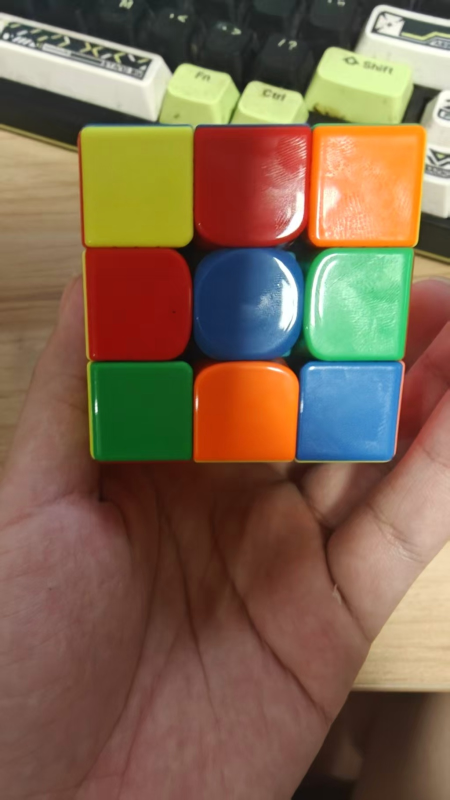
#> input picture 魔方拍照解/tests/fixtures/vision/initial-1/B.jpg, 900 x 1600 px (shown at 1/2 size)
$ python -i vision.py   (imports and definitions only)   (older library calls are emulated)
#> lines starting #> are read from the running program, lines starting #| are printed output that depends on the picture; after the words box and inside, x2 and y2 are one past the last pixel; in counts of white or black regions, pixels touching at a corner belong together
#> further down, picture is the input picture: shape (1600, 900, 3); mean B, G, R 78.4, 101.7, 127.2
from __future__ import annotations

import base64
from dataclasses import dataclass

import cv2
import numpy as np


class ImageDetectionError(ValueError):
    pass


@dataclass(frozen=True)
class FaceDetection:
    corners: list[list[float]]
    confidence: int
    method: str
    score: float


# [52 lines left out: functions assess_detected_face_quality, decode_data_url, not called in this run]


def detect_cube_face(image: np.ndarray, grid_size: int = 3) -> FaceDetection | None:
    candidates = detect_cube_face_candidates(image, grid_size=grid_size, limit=1)
    return candidates[0] if candidates else None


def detect_cube_face_candidates(
    image: np.ndarray,
    grid_size: int = 3,
    *,
    limit: int = 3,
) -> list[FaceDetection]:
#> called with grid_size = 3, limit = 1
    if image.ndim != 3 or image.shape[2] != 3:
        raise ImageDetectionError("图片必须是彩色图像")
    if grid_size not in (2, 3):
        raise ImageDetectionError("只支持二阶或三阶魔方")

    original_height, original_width = image.shape[:2]
    scale = min(1.0, 1100.0 / max(original_width, original_height))
    if scale < 1:
        working = cv2.resize(
            image,
            (round(original_width * scale), round(original_height * scale)),
            interpolation=cv2.INTER_AREA,
        )
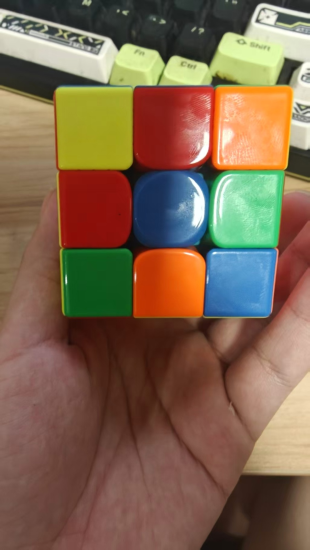
#> working: shape (1100, 619, 3) (shown at 1/2 size); mean B, G, R 78.4, 101.7, 127.2
    else:
        working = image.copy()

    height, width = working.shape[:2]
    image_area = float(width * height)
    minimum_side = min(width, height)
    gray = cv2.cvtColor(working, cv2.COLOR_BGR2GRAY)
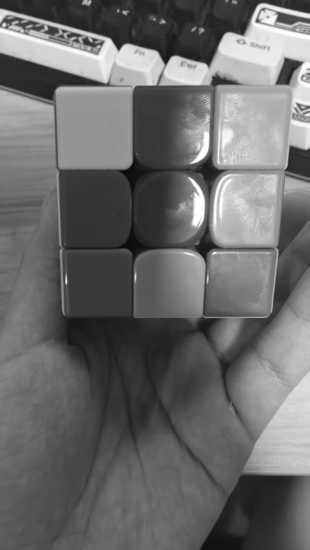
#> gray: shape (1100, 619) (shown at 1/2 size); min 9, max 255, mean 106.7
    gray = cv2.createCLAHE(clipLimit=2.0, tileGridSize=(8, 8)).apply(gray)
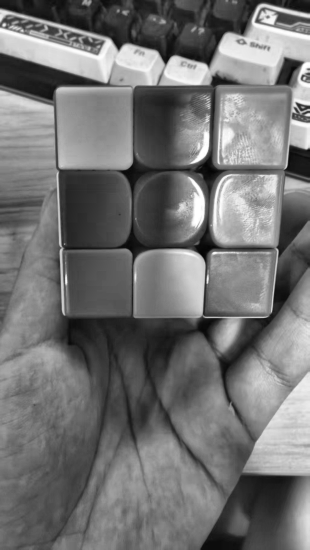
#> gray: shape (1100, 619) (shown at 1/2 size); min 3, max 255, mean 114.3
    hsv = cv2.cvtColor(working, cv2.COLOR_BGR2HSV)
#> hsv: shape (1100, 619, 3); mean H, S, V 26.4, 123.8, 138.7

    saturated = ((hsv[:, :, 1] > 38) & (hsv[:, :, 2] > 42)).astype(np.uint8) * 255
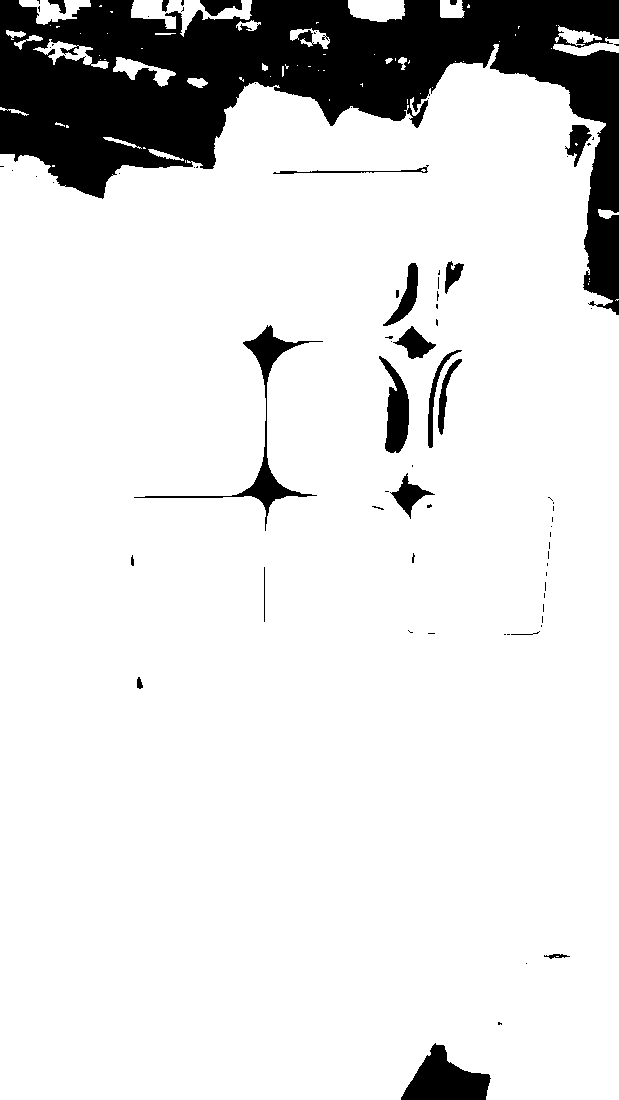
#> saturated: shape (1100, 619); 87.6% white; 79 black regions (57 under 20 px), largest, box (x1, y1, x2, y2) and area: (0, 0, 619, 315) 71943, (401, 1043, 491, 1100) 2895, (134, 325, 323, 531) 2626
    white = ((hsv[:, :, 1] < 58) & (hsv[:, :, 2] > 145)).astype(np.uint8) * 255
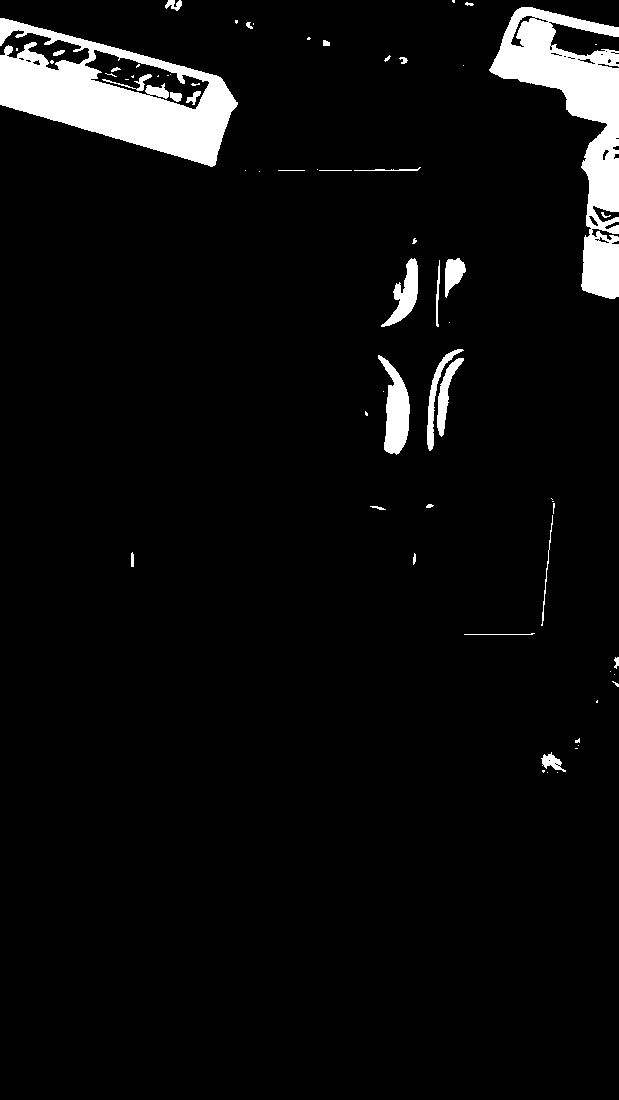
#> white: shape (1100, 619); 5.2% white; 67 white regions (36 under 20 px), largest, box (x1, y1, x2, y2) and area: (0, 18, 238, 167) 15825, (489, 7, 619, 299) 13311, (378, 355, 410, 455) 1718
    white = _remove_border_component(white)
    sticker_mask = cv2.bitwise_or(saturated, white)
    sticker_mask = cv2.morphologyEx(sticker_mask, cv2.MORPH_OPEN, np.ones((3, 3), np.uint8))

    close_sizes = sorted(
        {
            max(3, _odd(round(minimum_side * 0.012))),
            max(5, _odd(round(minimum_side * 0.025))),
            max(7, _odd(round(minimum_side * 0.042))),
        }
    )
    contour_maps: list[tuple[str, np.ndarray]] = [("color", sticker_mask)]
    for kernel_size in close_sizes:
        kernel = cv2.getStructuringElement(cv2.MORPH_RECT, (kernel_size, kernel_size))
        contour_maps.append(
            (f"color-close-{kernel_size}", cv2.morphologyEx(sticker_mask, cv2.MORPH_CLOSE, kernel))
        )

    blurred = cv2.GaussianBlur(gray, (5, 5), 0)
    for low, high in ((28, 82), (55, 145), (90, 210)):
        edges = cv2.Canny(blurred, low, high)
        edge_kernel_size = max(3, _odd(round(minimum_side * 0.009)))
        edge_kernel = cv2.getStructuringElement(cv2.MORPH_RECT, (edge_kernel_size, edge_kernel_size))
        contour_maps.append((f"edge-{low}", cv2.morphologyEx(edges, cv2.MORPH_CLOSE, edge_kernel)))

    adaptive_block = max(21, _odd(round(minimum_side * 0.09)))
    adaptive = cv2.adaptiveThreshold(
        blurred,
        255,
        cv2.ADAPTIVE_THRESH_GAUSSIAN_C,
        cv2.THRESH_BINARY_INV,
        adaptive_block,
        5,
    )
    contour_maps.append(("adaptive", adaptive))

    candidates: list[tuple[np.ndarray, str]] = []
    cell_candidates: list[tuple[np.ndarray, float]] = []
    for method, binary in contour_maps:
        contours, _ = cv2.findContours(binary, cv2.RETR_LIST, cv2.CHAIN_APPROX_SIMPLE)
        for contour in contours:
            area = abs(cv2.contourArea(contour))
            area_ratio = area / image_area
            if area_ratio < 0.00035 or area_ratio > 0.88:
                continue
            quad = _quad_from_contour(contour)
            if quad is None:
                continue
            quad_area = abs(cv2.contourArea(quad.astype(np.float32)))
            if quad_area <= 1:
                continue
            side_ratio = _side_ratio(quad)
            rectangularity = min(1.0, area / quad_area)
            if 0.008 <= quad_area / image_area <= 0.82 and side_ratio >= 0.28:
                candidates.append((quad, method))
            if (
                0.00045 <= quad_area / image_area <= 0.12
                and side_ratio >= 0.42
                and rectangularity >= 0.42
            ):
                cell_candidates.append((quad, rectangularity * side_ratio))

    cells = _deduplicate_cells(cell_candidates)
    candidates.extend(_fit_grid_candidates(cells, width, height, grid_size))
    if grid_size == 2:
        candidates.extend(_fit_2x2_pair_candidates(cells, width, height))
        candidates.extend(_expand_2x2_cell_candidates(cells, width, height))
    candidates.extend(_cluster_cell_candidates(cells, width, height))
    candidates = _deduplicate_candidates(candidates, width, height)

    scored_candidates: list[tuple[float, np.ndarray, str]] = []
    for quad, method in candidates[:160]:
        candidate_area_ratio = abs(cv2.contourArea(quad)) / image_area
        if grid_size == 2 and candidate_area_ratio < 0.055:
            continue
        if candidate_area_ratio < 0.035 and not method.startswith("grid-fit"):
            continue
        candidate_best_score = -1.0
        candidate_best_quad: np.ndarray | None = None
        for expansion in (0.96, 1.0, 1.04, 1.09):
            expanded = _expand_quad(quad, expansion, width, height)
            score = _score_face_candidate(working, expanded, grid_size)
            aligned_cells = 0
            if grid_size == 2:
                aligned_cells, alignment_score = _2x2_cell_alignment(cells, expanded)
                score += alignment_score * 0.24
            if method.startswith("grid-fit"):
                score += 0.065 if grid_size == 3 else 0.018
            elif method in {"cell-pair-2x2", "cell-2x2"}:
                score += 0.025
                if aligned_cells < 2:
                    score -= 0.16
            if score > candidate_best_score:
                candidate_best_score = score
                candidate_best_quad = expanded
        if candidate_best_quad is not None:
            scored_candidates.append((candidate_best_score, candidate_best_quad, method))

    scored_candidates.sort(key=lambda item: item[0], reverse=True)
    if not scored_candidates:
        return []

    selected: list[tuple[float, np.ndarray, str]] = []
    for candidate in scored_candidates:
        candidate_score, candidate_quad, _ = candidate
        if candidate_score < 0.50:
            break
        if any(_quad_iou(candidate_quad, existing_quad) >= 0.72 for _, existing_quad, _ in selected):
            continue
        selected.append(candidate)
        if len(selected) >= max(1, min(limit, 5)):
            break

    detections: list[FaceDetection] = []
    for candidate_score, candidate_quad, method in selected:
        distinct_scores = [
            other_score
            for other_score, other_quad, _ in scored_candidates
            if other_quad is not candidate_quad and _quad_iou(candidate_quad, other_quad) < 0.62
        ]
        distinct_score = max(distinct_scores, default=None)
        score_floor, score_ceiling = ((0.72, 1.25) if grid_size == 2 else (0.62, 1.08))
        quality_score = float(
            np.clip((candidate_score - score_floor) / (score_ceiling - score_floor), 0.0, 1.0)
        )
        margin_score = 1.0 if distinct_score is None else float(
            np.clip((candidate_score - distinct_score) / 0.12, 0.0, 1.0)
        )
        area_ratio = abs(cv2.contourArea(candidate_quad)) / image_area
        area_floor, area_ceiling = ((0.055, 0.18) if grid_size == 2 else (0.045, 0.24))
        area_score = float(np.clip((area_ratio - area_floor) / (area_ceiling - area_floor), 0.0, 1.0))
        confidence = round((quality_score * 0.55 + margin_score * 0.25 + area_score * 0.20) * 100)
        detections.append(
            FaceDetection(
                corners=[
                    [float(point[0] / width), float(point[1] / height)]
                    for point in candidate_quad
                ],
                confidence=int(confidence),
                method=method,
                score=round(quality_score, 4),
            )
        )
    return detections


def _remove_border_component(mask: np.ndarray) -> np.ndarray:
    padded = cv2.copyMakeBorder(mask, 1, 1, 1, 1, cv2.BORDER_CONSTANT, value=0)
#> padded: shape (1102, 621); 5.2% white; 67 white regions (36 under 20 px), largest, box (x1, y1, x2, y2) and area: (1, 19, 239, 168) 15825, (490, 8, 620, 300) 13311, (379, 356, 411, 456) 1718
    flood = padded.copy()
    flood_mask = np.zeros((flood.shape[0] + 2, flood.shape[1] + 2), np.uint8)
    height, width = mask.shape
#> (the rest of the program and of its run is left out)
